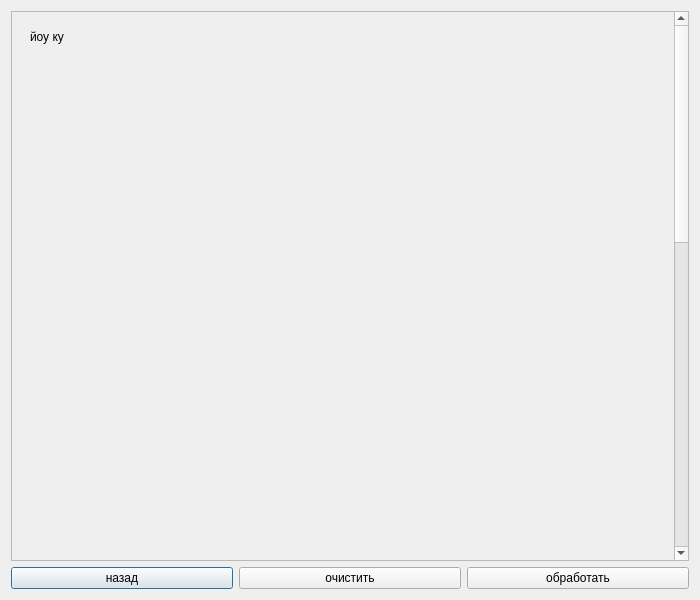
<?xml version="1.0" encoding="UTF-8"?>
<ui version="4.0">
 <class>smt2</class>
 <widget class="QDialog" name="smt2">
  <property name="geometry">
   <rect>
    <x>0</x>
    <y>0</y>
    <width>700</width>
    <height>600</height>
   </rect>
  </property>
  <property name="windowTitle">
   <string>Dialog</string>
  </property>
  <layout class="QVBoxLayout" name="verticalLayout">
   <item>
    <widget class="QScrollArea" name="scrollArea">
     <property name="widgetResizable">
      <bool>true</bool>
     </property>
     <widget class="QWidget" name="scrollAreaWidgetContents">
      <property name="geometry">
       <rect>
        <x>0</x>
        <y>0</y>
        <width>663</width>
        <height>1318</height>
       </rect>
      </property>
      <layout class="QVBoxLayout" name="verticalLayout_2">
       <item>
        <widget class="QWidget" name="widget" native="true">
         <property name="sizePolicy">
          <sizepolicy hsizetype="Preferred" vsizetype="Expanding">
           <horstretch>0</horstretch>
           <verstretch>0</verstretch>
          </sizepolicy>
         </property>
         <property name="minimumSize">
          <size>
           <width>0</width>
           <height>1300</height>
          </size>
         </property>
         <layout class="QVBoxLayout" name="verticalLayout_3">
          <item>
           <widget class="QLabel" name="label">
            <property name="sizePolicy">
             <sizepolicy hsizetype="Preferred" vsizetype="Expanding">
              <horstretch>0</horstretch>
              <verstretch>0</verstretch>
             </sizepolicy>
            </property>
            <property name="text">
             <string>йоу ку</string>
            </property>
            <property name="alignment">
             <set>Qt::AlignLeading|Qt::AlignLeft|Qt::AlignTop</set>
            </property>
            <property name="wordWrap">
             <bool>true</bool>
            </property>
           </widget>
          </item>
         </layout>
        </widget>
       </item>
      </layout>
     </widget>
    </widget>
   </item>
   <item>
    <layout class="QHBoxLayout" name="horizontalLayout">
     <item>
      <widget class="QPushButton" name="pushButton_smt2">
       <property name="text">
        <string>назад</string>
       </property>
      </widget>
     </item>
     <item>
      <widget class="QPushButton" name="pushButton_clear">
       <property name="text">
        <string>очистить</string>
       </property>
      </widget>
     </item>
     <item>
      <widget class="QPushButton" name="pushButton_process">
       <property name="text">
        <string>обработать</string>
       </property>
      </widget>
     </item>
    </layout>
   </item>
  </layout>
 </widget>
 <resources/>
 <connections/>
</ui>
